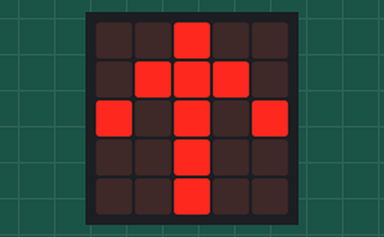
The program below on a simulated BBC micro:bit running MicroPython. On the bench: the board's 5×5 LED display. What the program prints to the serial console is not drawn.

Above: at 0.1 s.
At 1.1 s:
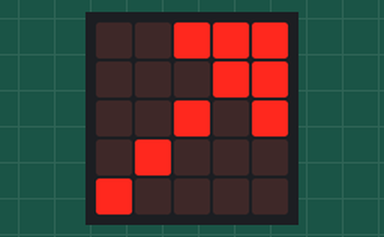
At 2.1 s:
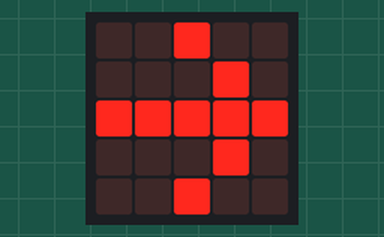
At 3.1 s:
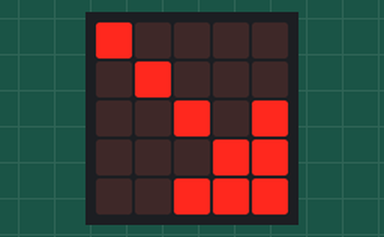
At 5.1 s:
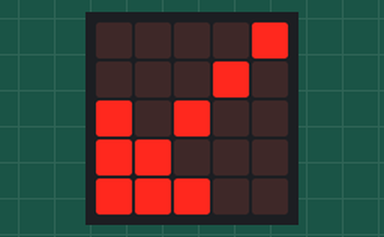
At 7.1 s:
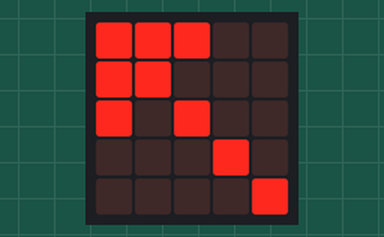

Measured:
- by itself, everything shown: repeats every 8.0 s, in 8 steps
- what the display in image 1 shows lasts 1.0 s, from 1.0 s to 2.0 s

The program:

directions.py
```python
from microbit import *

class Directions:
    def __init__(self):
        self.arrow = 0
        self.images = []
        self.images.extend([Image.ARROW_N, Image.ARROW_NE, Image.ARROW_E])
        self.images.extend([Image.ARROW_SE, Image.ARROW_S, Image.ARROW_SW])
        self.images.extend([Image.ARROW_W, Image.ARROW_NW])
        print(self.images)

    def show(self):
        display.show(self.images[self.arrow])
        sleep(1000)
        self.arrow = self.arrow+1
        if self.arrow == len(self.images):
            self.arrow = 0


it = Directions()
while True:
    it.show()
    
```
